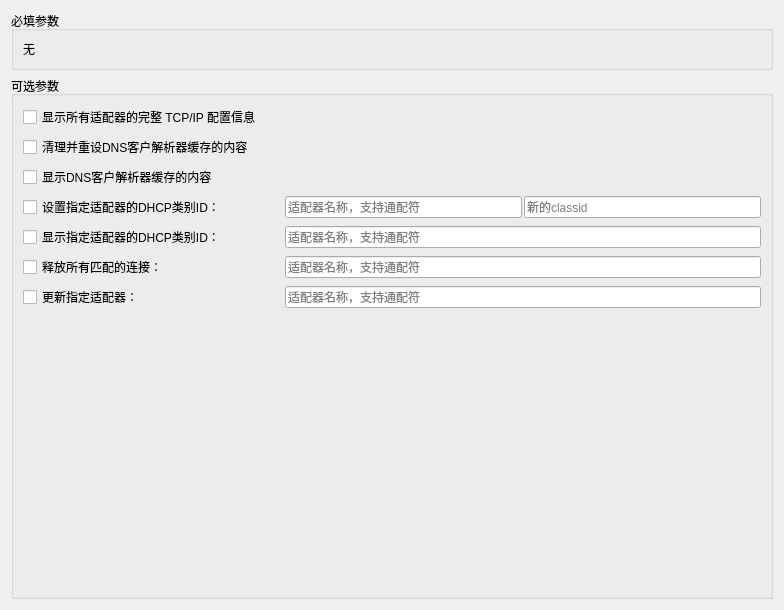
<?xml version="1.0" encoding="UTF-8"?>
<ui version="4.0">
 <class>IPConfigCmdEditor</class>
 <widget class="QWidget" name="IPConfigCmdEditor">
  <property name="geometry">
   <rect>
    <x>0</x>
    <y>0</y>
    <width>784</width>
    <height>610</height>
   </rect>
  </property>
  <property name="windowTitle">
   <string>Form</string>
  </property>
  <layout class="QVBoxLayout" name="verticalLayout">
   <item>
    <widget class="QGroupBox" name="groupBox">
     <property name="title">
      <string>必填参数</string>
     </property>
     <layout class="QHBoxLayout" name="horizontalLayout">
      <item>
       <widget class="QLabel" name="label">
        <property name="text">
         <string>无</string>
        </property>
       </widget>
      </item>
     </layout>
    </widget>
   </item>
   <item>
    <widget class="QGroupBox" name="groupBox_2">
     <property name="title">
      <string>可选参数</string>
     </property>
     <layout class="QVBoxLayout" name="verticalLayout_6">
      <item>
       <layout class="QGridLayout" name="gridLayout" columnstretch="0">
        <property name="horizontalSpacing">
         <number>20</number>
        </property>
        <item row="4" column="0">
         <layout class="QHBoxLayout" name="horizontalLayout_5">
          <property name="spacing">
           <number>2</number>
          </property>
          <item>
           <widget class="QCheckBox" name="checkBox_showclassid">
            <property name="minimumSize">
             <size>
              <width>260</width>
              <height>0</height>
             </size>
            </property>
            <property name="text">
             <string>显示指定适配器的DHCP类别ID：</string>
            </property>
            <property name="autoExclusive">
             <bool>false</bool>
            </property>
           </widget>
          </item>
          <item>
           <widget class="QLineEdit" name="lineEdit_showclassid">
            <property name="toolTip">
             <string>空表示更新所有</string>
            </property>
            <property name="placeholderText">
             <string>适配器名称，支持通配符</string>
            </property>
           </widget>
          </item>
         </layout>
        </item>
        <item row="6" column="0">
         <layout class="QHBoxLayout" name="horizontalLayout_2">
          <property name="spacing">
           <number>2</number>
          </property>
          <item>
           <widget class="QCheckBox" name="checkBox_renew">
            <property name="minimumSize">
             <size>
              <width>260</width>
              <height>0</height>
             </size>
            </property>
            <property name="text">
             <string>更新指定适配器：</string>
            </property>
            <property name="autoExclusive">
             <bool>false</bool>
            </property>
           </widget>
          </item>
          <item>
           <widget class="QLineEdit" name="lineEdit_renew">
            <property name="toolTip">
             <string>空表示更新所有</string>
            </property>
            <property name="placeholderText">
             <string>适配器名称，支持通配符</string>
            </property>
           </widget>
          </item>
         </layout>
        </item>
        <item row="3" column="0">
         <layout class="QHBoxLayout" name="horizontalLayout_6">
          <property name="spacing">
           <number>2</number>
          </property>
          <item>
           <widget class="QCheckBox" name="checkBox_setclassid">
            <property name="minimumSize">
             <size>
              <width>260</width>
              <height>0</height>
             </size>
            </property>
            <property name="text">
             <string>设置指定适配器的DHCP类别ID：</string>
            </property>
            <property name="autoExclusive">
             <bool>false</bool>
            </property>
           </widget>
          </item>
          <item>
           <widget class="QLineEdit" name="lineEdit_setclassid">
            <property name="toolTip">
             <string>空表示更新所有</string>
            </property>
            <property name="placeholderText">
             <string>适配器名称，支持通配符</string>
            </property>
           </widget>
          </item>
          <item>
           <widget class="QLineEdit" name="lineEdit_newClassid">
            <property name="placeholderText">
             <string>新的classid</string>
            </property>
           </widget>
          </item>
         </layout>
        </item>
        <item row="5" column="0">
         <layout class="QHBoxLayout" name="horizontalLayout_4">
          <property name="spacing">
           <number>2</number>
          </property>
          <item>
           <widget class="QCheckBox" name="checkBox_release">
            <property name="minimumSize">
             <size>
              <width>260</width>
              <height>0</height>
             </size>
            </property>
            <property name="text">
             <string>释放所有匹配的连接：</string>
            </property>
            <property name="autoExclusive">
             <bool>true</bool>
            </property>
           </widget>
          </item>
          <item>
           <widget class="QLineEdit" name="lineEdit_release">
            <property name="toolTip">
             <string>空表示更新所有</string>
            </property>
            <property name="placeholderText">
             <string>适配器名称，支持通配符</string>
            </property>
           </widget>
          </item>
         </layout>
        </item>
        <item row="1" column="0">
         <widget class="QCheckBox" name="checkBox_flushdns">
          <property name="text">
           <string>清理并重设DNS客户解析器缓存的内容</string>
          </property>
          <property name="autoExclusive">
           <bool>false</bool>
          </property>
         </widget>
        </item>
        <item row="2" column="0">
         <widget class="QCheckBox" name="checkBox_displaydns">
          <property name="text">
           <string>显示DNS客户解析器缓存的内容</string>
          </property>
          <property name="autoExclusive">
           <bool>false</bool>
          </property>
         </widget>
        </item>
        <item row="0" column="0">
         <widget class="QCheckBox" name="checkBox_all">
          <property name="text">
           <string>显示所有适配器的完整 TCP/IP 配置信息</string>
          </property>
          <property name="autoExclusive">
           <bool>false</bool>
          </property>
         </widget>
        </item>
       </layout>
      </item>
      <item>
       <spacer name="verticalSpacer">
        <property name="orientation">
         <enum>Qt::Vertical</enum>
        </property>
        <property name="sizeHint" stdset="0">
         <size>
          <width>20</width>
          <height>40</height>
         </size>
        </property>
       </spacer>
      </item>
     </layout>
    </widget>
   </item>
  </layout>
 </widget>
 <resources/>
 <connections/>
</ui>
